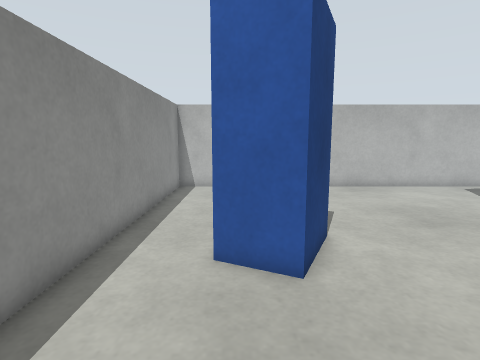
[1] (above)

18 first-person views from a walk through a robot-simulator world made for Gazebo. The camera is 0.29 m above the floor, tilts 8° down and sees 80° across. The floor is counted in squares, 0.1 m on a side. Each view is taken from the middle of a square. On the plan, view 1 faces up. The plan holds only what a view shows up to about 20 squares ahead; the rest is blank. The place goes on beyond the plan.

[2]
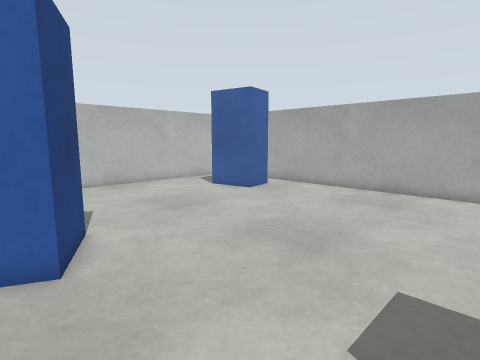

[3]
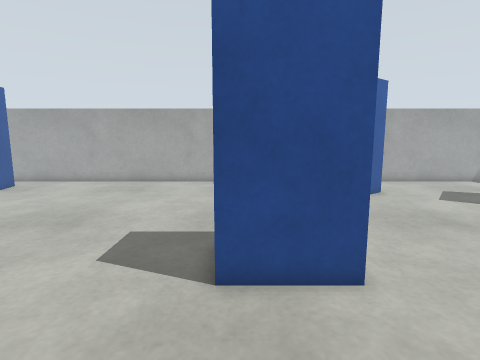

[4]
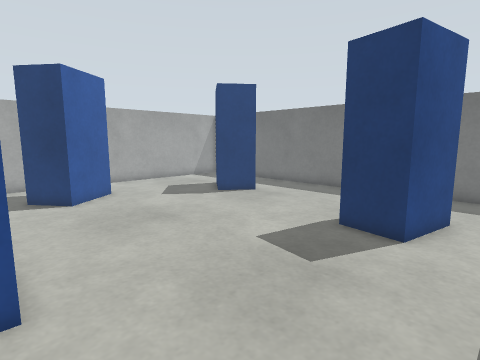

[5]
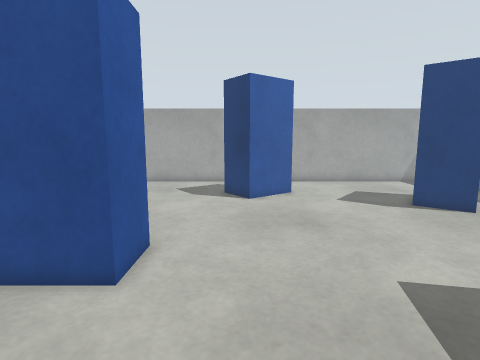

[6]
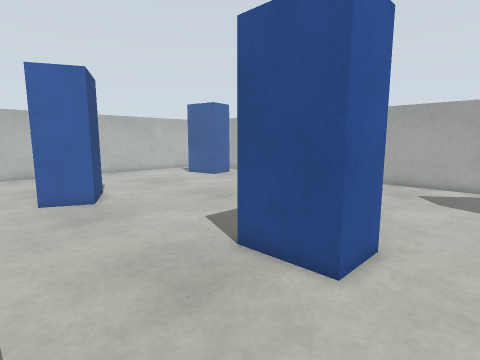

[7]
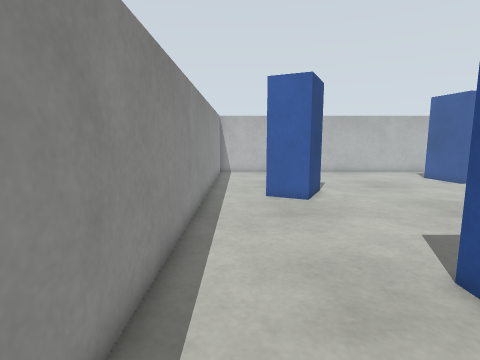

[8]
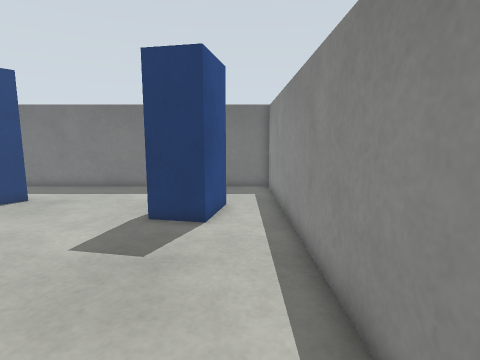

[9]
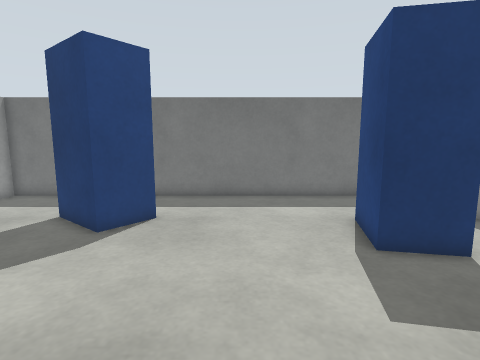

[10]
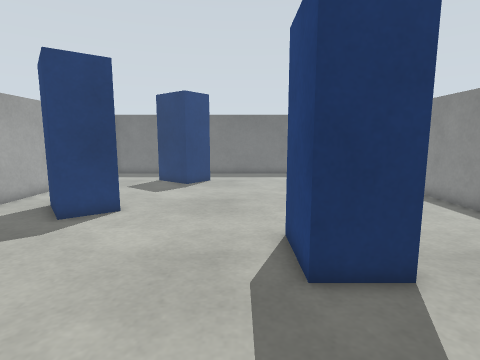

[11]
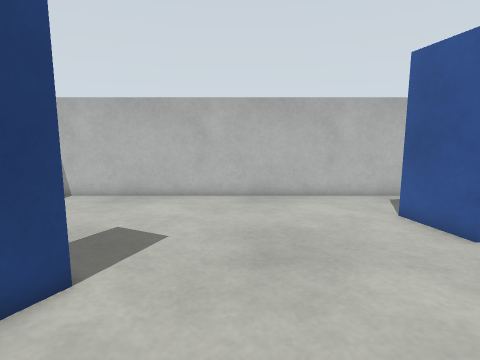

[12]
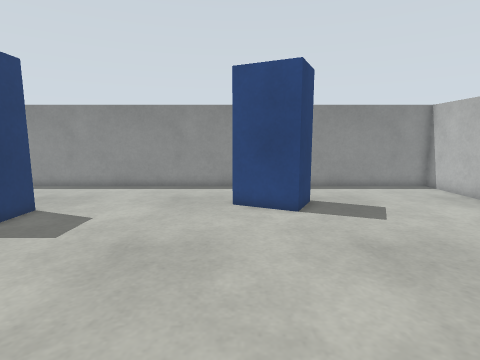

[13]
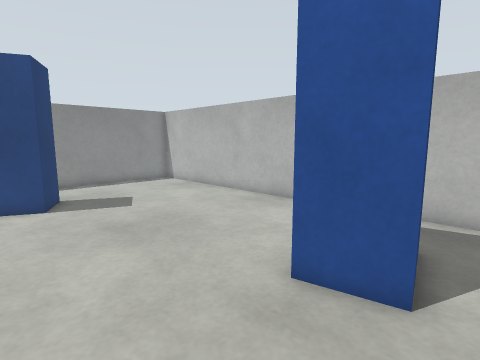

[14]
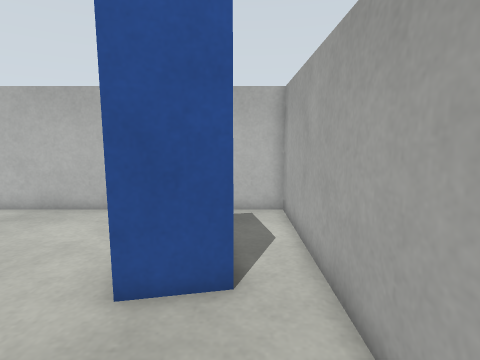

[15]
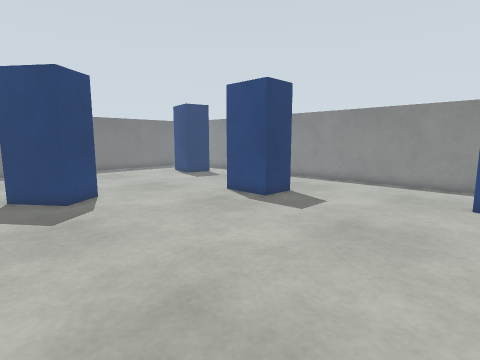

[16]
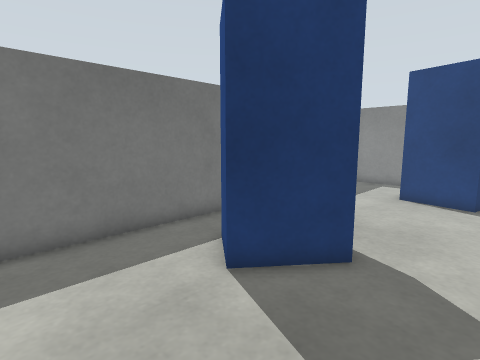

[17]
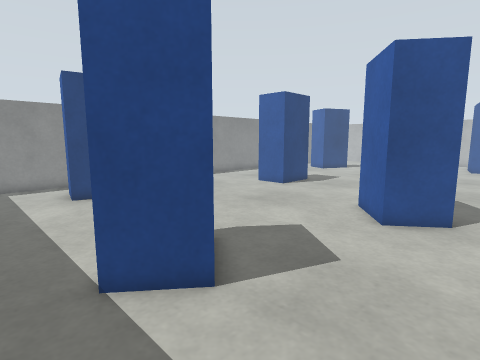

[18]
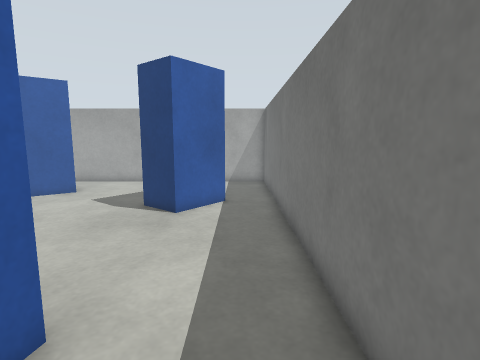

### Floor plan
Key: @ floor where view 1 was taken; # wall or solid block; . floor; B blue box.
Columns run from 4 left of view 1 to 17 right of it. Each row starts with its distance up from view 1.
 18 ######################
 17 #....................#
 16 #....................#
 15 #....................#
 14 #...............B B..#
 13 #...............B BB.#
 12 #...............BB B.#
 11 #................BBB.#
 10 #....................#
  9 #... BB..............#
  8 #...  BB.............#
  7 #..BB B..............#
  6 #...BBB..............#
  5 #....................#
  4 #....................#
  3 #....................#
  2 #....................#
  1 #....................#
  0 #...@................#
 -1 #....................#
 -2 #......BB............#
 -3 #.....B BB...........#
 -4 #.....B  B...........#
 -5 #.....BBBB...........#
 -6 #....................#
 -7 #...............BB...#
 -8 #..............BBBB..#
 -9 #..............BB B..#
-10 #...............BBB..#
-11 #................B...#
-12 #....................#
-13 #....................#
-14 #..BBB...............#
-15 #..B B...............#
-16 #..B B.......BB......#
-17 #..BBB......BBBB.....#
-18 #............BBBB....#
-19 #.............BB.....#
-20 #....................#
-21 #....................#
-22 ######################

Positions as (right, up) in squares from view 1, and headings:
1: (0, 0), facing up
2: (0, -1), facing up-right
3: (-3, -3), facing right
4: (-3, -5), facing down-right
5: (-3, -8), facing right
6: (-3, -8), facing up-right
7: (-2, -8), facing up
8: (-2, -4), facing down
9: (5, -7), facing down
10: (6, 3), facing down
11: (6, 3), facing up
12: (14, 6), facing left
13: (16, 6), facing up-left
14: (15, 6), facing up
15: (16, 7), facing down-left
16: (16, -13), facing down-left
17: (16, -21), facing up-left
18: (-3, -20), facing right
